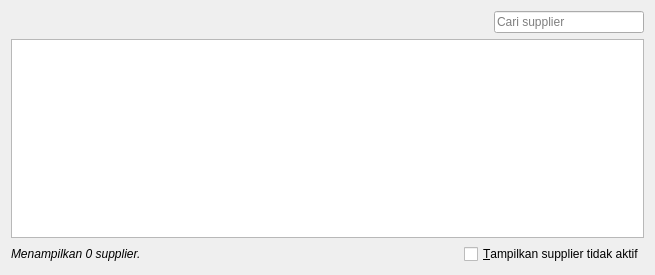
<?xml version="1.0" encoding="UTF-8"?>
<ui version="4.0">
 <class>SupplierManager</class>
 <widget class="QWidget" name="SupplierManager">
  <property name="geometry">
   <rect>
    <x>0</x>
    <y>0</y>
    <width>655</width>
    <height>275</height>
   </rect>
  </property>
  <property name="windowTitle">
   <string>Form</string>
  </property>
  <layout class="QVBoxLayout" name="verticalLayout">
   <item>
    <layout class="QHBoxLayout" name="toolBarLayout">
     <property name="spacing">
      <number>6</number>
     </property>
     <item>
      <spacer name="horizontalSpacer">
       <property name="orientation">
        <enum>Qt::Horizontal</enum>
       </property>
       <property name="sizeHint" stdset="0">
        <size>
         <width>40</width>
         <height>20</height>
        </size>
       </property>
      </spacer>
     </item>
     <item>
      <widget class="QLineEdit" name="searchEdit">
       <property name="maximumSize">
        <size>
         <width>150</width>
         <height>16777215</height>
        </size>
       </property>
       <property name="maxLength">
        <number>40</number>
       </property>
       <property name="placeholderText">
        <string>Cari supplier</string>
       </property>
       <property name="clearButtonEnabled">
        <bool>true</bool>
       </property>
      </widget>
     </item>
    </layout>
   </item>
   <item>
    <widget class="TableView" name="view">
     <property name="alternatingRowColors">
      <bool>true</bool>
     </property>
     <property name="selectionMode">
      <enum>QAbstractItemView::SingleSelection</enum>
     </property>
     <property name="selectionBehavior">
      <enum>QAbstractItemView::SelectRows</enum>
     </property>
     <property name="sortingEnabled">
      <bool>true</bool>
     </property>
     <property name="cornerButtonEnabled">
      <bool>false</bool>
     </property>
     <attribute name="verticalHeaderVisible">
      <bool>false</bool>
     </attribute>
     <attribute name="verticalHeaderMinimumSectionSize">
      <number>30</number>
     </attribute>
     <attribute name="verticalHeaderDefaultSectionSize">
      <number>30</number>
     </attribute>
    </widget>
   </item>
   <item>
    <layout class="QHBoxLayout" name="horizontalLayout_2">
     <item>
      <widget class="QLabel" name="infoLabel">
       <property name="font">
        <font>
         <italic>true</italic>
        </font>
       </property>
       <property name="text">
        <string>Menampilkan 0 supplier.</string>
       </property>
      </widget>
     </item>
     <item>
      <spacer name="horizontalSpacer_2">
       <property name="orientation">
        <enum>Qt::Horizontal</enum>
       </property>
       <property name="sizeHint" stdset="0">
        <size>
         <width>40</width>
         <height>20</height>
        </size>
       </property>
      </spacer>
     </item>
     <item>
      <widget class="QCheckBox" name="showInactiveCheckBox">
       <property name="text">
        <string>&amp;Tampilkan supplier tidak aktif</string>
       </property>
      </widget>
     </item>
    </layout>
   </item>
  </layout>
 </widget>
 <customwidgets>
  <customwidget>
   <class>TableView</class>
   <extends>QTableView</extends>
   <header>libs/widgets/tableview.h</header>
  </customwidget>
 </customwidgets>
 <tabstops>
  <tabstop>view</tabstop>
  <tabstop>searchEdit</tabstop>
 </tabstops>
 <resources/>
 <connections/>
</ui>
